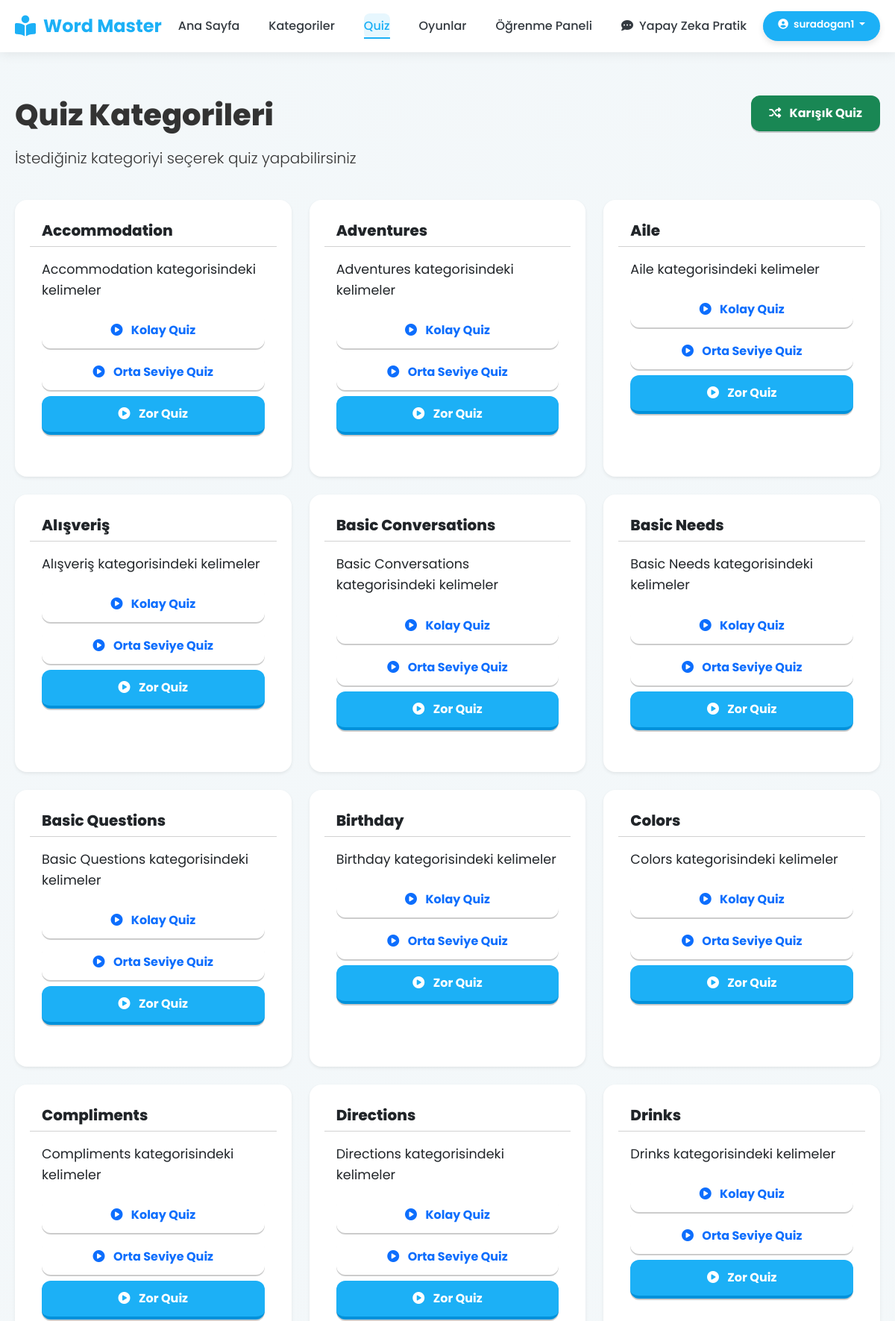
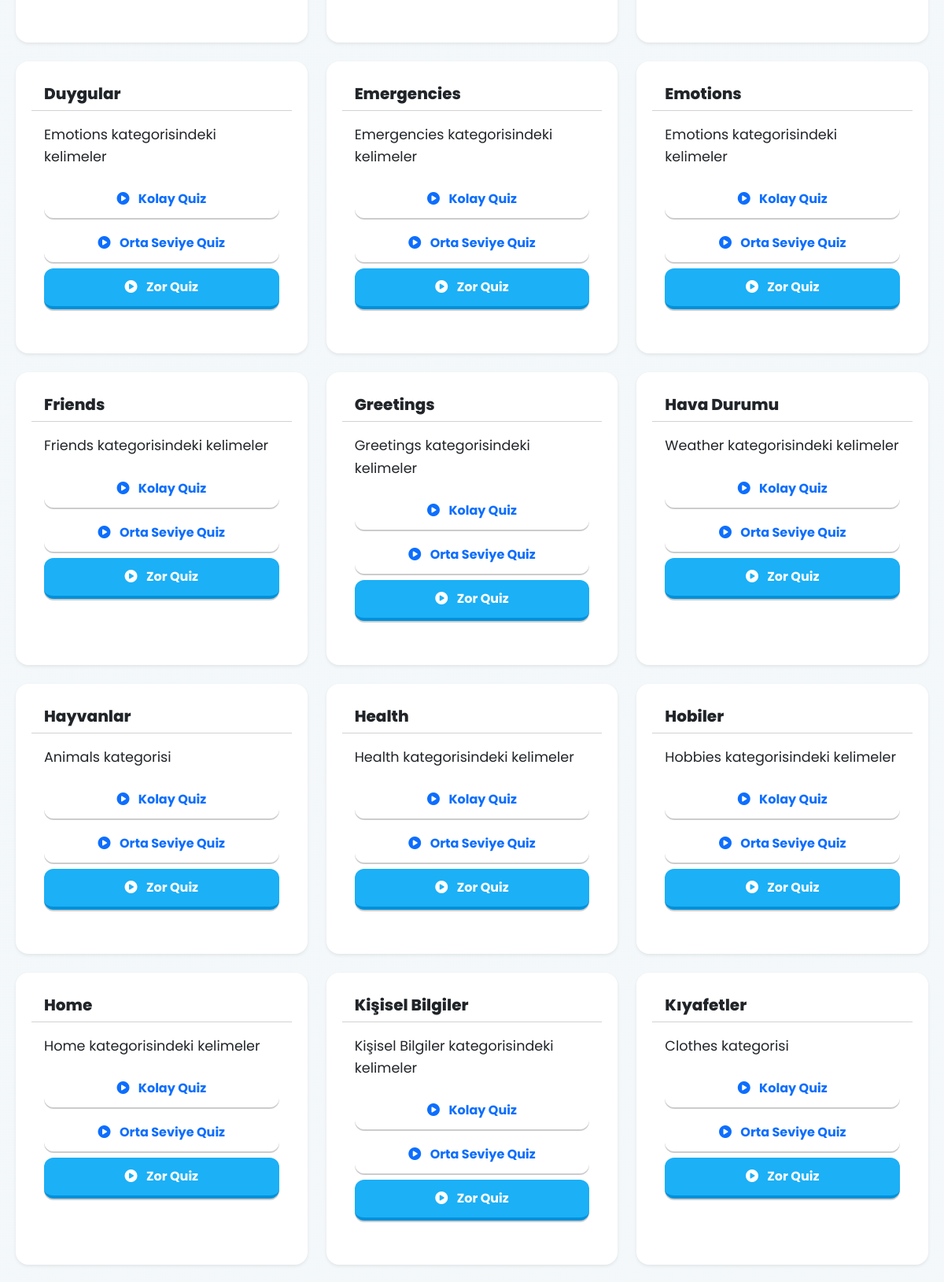
/quiz/ (signed in, upper part), run on the app's committed database (2 pictures, top to bottom).
### core/models.py (models this page shows, shortened)
class Category(models.Model):
    name = models.CharField(max_length=100)
    description = models.TextField(blank=True, null=True)
    image = models.ImageField(upload_to='category_images/', blank=True, null=True)
    created_at = models.DateTimeField(auto_now_add=True)
    difficulty_level = models.IntegerField(default=1)  # 1-5 zorluk seviyesi
    order = models.IntegerField(default=0)  # Kategorilerin sıralama düzeni
    mongo_id = models.CharField(max_length=24, blank=True, null=True, db_index=True)  # MongoDB ObjectId'yi saklamak için
    class Meta:
        verbose_name_plural = "Categories"
        ordering = ['order', 'difficulty_level', 'name']

### core/views.py (the view, shortened to what this page needs)
# urls.py: path('quiz/', quiz_categories, name='quiz_categories'),
@login_required
def quiz_categories(request):
    try:
        categories = Category.objects.all().order_by('difficulty_level', 'name')
        category_stats = {}
        if request.user.is_authenticated:
            previous_quizzes = Quiz.objects.filter(
                user=request.user,
                category__isnull=False
            ).order_by('-date_taken')
        context = {
            'categories': categories,
            'category_stats': category_stats,
            'page_title': 'Kategoriye Göre Quiz'
        }
        return render(request, 'core/quiz_categories.html', context)
    except Exception as e:
        logger.error(f"Quiz kategorileri görüntülenirken hata: {str(e)}")
        messages.error(request, f"Quiz kategorileri yüklenirken bir hata oluştu: {str(e)}")
        return redirect('home')

### core/templates/core/quiz_categories.html (shortened to what this page needs)
{% extends 'core/base.html' %}
{% load static %}
{% load custom_filters %}
{% block content %}
<div class="container my-5">
    <div class="row mb-4">
        <div class="col-md-8">
            <h1 class="mb-3">Quiz Kategorileri</h1>
            <p class="lead">İstediğiniz kategoriyi seçerek quiz yapabilirsiniz</p>
        </div>
        <div class="col-md-4 text-md-end">
            <a href="{% url 'quiz_start' %}" class="btn btn-success">
                <i class="fas fa-random me-2"></i> Karışık Quiz
            </a>
        </div>
    </div>
    <div class="row row-cols-1 row-cols-md-2 row-cols-lg-3 g-4">
        {% for category in categories %}
        {% with cat_id=category.id|stringformat:"s" %}
        <div class="col">
            <div class="card h-100 border-0 shadow-sm hover-card">
                <div class="card-header bg-transparent d-flex justify-content-between align-items-center">
                    <h5 class="card-title mb-0">{{ category.name }}</h5>
                </div>
                <div class="card-body">
                    <p class="card-text mb-3">
                        {% if category.description %}
                            {{ category.description|truncatechars:100 }}
                        {% else %}
                            {{ category.name }} kategorisinde quiz yapın ve bilginizi test edin.
                        {% endif %}
                    </p>
                    <div class="d-grid gap-2">
                        <a href="{% url 'quiz_start_category' category.id %}?level=1" class="btn btn-outline-primary">
                            <i class="fas fa-play-circle me-2"></i> Kolay Quiz
                        </a>
                        <a href="{% url 'quiz_start_category' category.id %}?level=2" class="btn btn-outline-primary">
                            <i class="fas fa-play-circle me-2"></i> Orta Seviye Quiz
                        </a>
                        <a href="{% url 'quiz_start_category' category.id %}?level=3" class="btn btn-primary">
                            <i class="fas fa-play-circle me-2"></i> Zor Quiz
                        </a>
                    </div>
                </div>
            </div>
        </div>
        {% endwith %}
        {% empty %}
        <div class="col-12">
            <div class="alert alert-info">
                <i class="fas fa-info-circle me-2"></i> Henüz kategori bulunmamaktadır.
            </div>
        </div>
        {% endfor %}
    </div>
</div>
{% endblock %}

### core/templates/core/base.html (shortened to what this page needs)
<!DOCTYPE html>
<html lang="tr">
<head>
    <link href="https://cdn.jsdelivr.net/npm/bootstrap@5.3.0/dist/css/bootstrap.min.css" rel="stylesheet">
    <link rel="stylesheet" href="https://cdnjs.cloudflare.com/ajax/libs/font-awesome/6.4.0/css/all.min.css">
    <link rel="stylesheet" href="https://unpkg.com/aos@next/dist/aos.css" />
    <link rel="stylesheet" href="/static/css/duolingo-style.css">
</head>
<body>
    <nav class="navbar">
        <div class="container navbar-container">
                        <a class="navbar-logo" href="{% url 'home' %}">                <i class="fas fa-book-reader"></i> Word Master            </a>                        <div class="navbar-menu">
                <a class="navbar-item {% if request.path == '/' %}active{% endif %}" href="{% url 'home' %}">Ana Sayfa</a>
                {% if user.is_authenticated %}
                    <a class="navbar-item {% if 'categories' in request.path %}active{% endif %}" href="{% url 'category_list' %}">Kategoriler</a>
                    <a class="navbar-item {% if 'quiz' in request.path %}active{% endif %}" href="{% url 'quiz_categories' %}">Quiz</a>
                    <a class="navbar-item {% if 'games' in request.path %}active{% endif %}" href="{% url 'game_menu' %}">Oyunlar</a>
                    <a class="navbar-item {% if 'learning-panel' in request.path %}active{% endif %}" href="{% url 'learning_panel' %}">Öğrenme Paneli</a>
                    <a class="navbar-item {% if 'chat-practice' in request.path %}active{% endif %}" href="{% url 'chat_practice' %}">
                        <i class="fas fa-comment-dots me-1"></i> Yapay Zeka Pratik
                    </a>
                {% else %}
                    <a class="navbar-item" href="/#features">Özellikler</a>
                    <a class="navbar-item" href="/#about">Hakkında</a>
                    <a class="navbar-item" href="/#contact">İletişim</a>
                {% endif %}
                </div>                        <div class="navbar-auth">
                {% if user.is_authenticated %}
                    <div class="dropdown">
                        <a class="btn btn-sm btn-primary dropdown-toggle" href="#" id="userDropdown" role="button" data-bs-toggle="dropdown">
                            <i class="fas fa-user-circle me-1"></i> {{ user.username }}
                        </a>
                    </div>
                {% else %}
                    <a href="{% url 'login' %}" class="btn btn-sm btn-secondary me-2">Giriş</a>
                    <a href="{% url 'register' %}" class="btn btn-sm btn-primary">Kayıt</a>
                {% endif %}
            </div>
        </div>
    </nav>
    <main>
        {% block content %}{% endblock %}
    </main>
</body>
</html>

### static/css/duolingo-style.css (style rules this page uses)
:root { --primary: #1cb0f6; --primary-hover: #0091da; --primary-disabled: #7fd5ff; --secondary: #fff; --text-primary: #333; --text-secondary: #777; --error: #ea2b2b; --warning: #ffc800; --correct: #1cb0f6; --border-radius: 12px; --font-family: 'Nunito', 'DIN Round Pro', sans-serif; --shadow: 0 2px 0 rgba(0, 0, 0, 0.2); --shadow-hover: 0 4px 0 rgba(0, 0, 0, 0.2); }
body { font-family: var(--font-family); color: var(--text-primary); background-color: #f9f9f9; margin: 0; padding: 0; line-height: 1.5; }
h1, h2, h3, h4, h5, h6 { font-weight: 800; line-height: 1.3; margin-bottom: 1rem; }
h1 { font-size: 2.5rem; }
p { font-size: 1.1rem; line-height: 1.6; }
.container { max-width: 1200px; margin: 0 auto; padding: 0 20px; }
.navbar { background-color: white; box-shadow: 0 2px 4px rgba(0, 0, 0, 0.1); padding: 12px 0; position: sticky; top: 0; z-index: 100; }
.navbar-container { display: flex; justify-content: space-between; align-items: center; }
.navbar-logo { font-size: 24px; font-weight: bold; color: var(--primary); text-decoration: none; }
.navbar-menu { display: flex; gap: 15px; align-items: center; }
.navbar-item { font-weight: bold; text-decoration: none; color: var(--text-primary); transition: all 0.2s; font-size: 1rem; padding: 6px 10px; border-radius: 8px; }
.navbar-item.active { color: var(--primary); background-color: rgba(28, 176, 246, 0.1); }
.navbar-auth { display: flex; align-items: center; }
.navbar-auth .btn { font-size: 0.85rem; padding: 6px 12px; }
.navbar-auth .dropdown-toggle { padding: 4px 10px; }
.btn { display: inline-block; font-weight: bold; text-align: center; padding: 12px 24px; border-radius: var(--border-radius); border: none; cursor: pointer; transition: all 0.2s; font-size: 16px; text-decoration: none; box-shadow: var(--shadow); position: relative; }
.btn-primary { background-color: var(--primary); color: white; border-bottom: 4px solid var(--primary-hover); }
.card { background-color: white; border-radius: var(--border-radius); box-shadow: 0 2px 8px rgba(0, 0, 0, 0.1); padding: 20px; margin-bottom: 20px; transition: all 0.3s; }

### core/templates/core/base.html (style rules this page uses)
:root { --primary: #1cb0f6; --primary-dark: #1184c1; --secondary: #4cc9f0; --secondary-dark: #3a8eba; --warning: #ff9600; --danger: #e74c3c; --light: #f8f9fa; --dark: #343a40; --gray: #f0f0f0; }
body { font-family: 'Poppins', sans-serif; background-color: #fafafa; overflow-x: hidden; position: relative; }
body::before { content: ''; position: fixed; top: 0; left: 0; width: 100%; height: 100%; background: linear-gradient(135deg, rgba(28, 176, 246, 0.03) 0%, rgba(76, 201, 240, 0.03) 100%); pointer-events: none; z-index: -1; }
.h-100 { height: 100px; }
.navbar { background-color: #fff; box-shadow: 0 2px 15px rgba(0, 0, 0, 0.08); padding: 15px 0; position: fixed; top: 0; width: 100%; z-index: 1000; }
.navbar-container { display: flex; align-items: center; justify-content: space-between; }
.navbar-logo { font-size: 24px; font-weight: 700; color: var(--primary); text-decoration: none; display: flex; align-items: center; }
.navbar-logo i { margin-right: 10px; font-size: 28px; }
.navbar-menu { display: flex; align-items: center; }
.navbar-item { margin: 0 12px; font-weight: 500; color: var(--dark); text-decoration: none; position: relative; padding: 5px 0; }
.navbar-item::after { content: ''; position: absolute; bottom: 0; left: 0; width: 0; height: 2px; background-color: var(--primary); }
.navbar-item:hover, .navbar-item.active { color: var(--primary); }
.navbar-item.active::after { width: 100%; }
.navbar-auth .btn { padding: 8px 20px; border-radius: 30px; font-weight: 600; box-shadow: 0 4px 8px rgba(0, 0, 0, 0.1); }
.navbar-auth .btn-primary { background-color: var(--primary); border-color: var(--primary); color: white; }
.card { border-radius: 16px; overflow: hidden; box-shadow: 0 8px 24px rgba(0, 0, 0, 0.08); border: none; }
main { padding-top: 80px; }

### core/templates/core/quiz_categories.html (style rules this page uses)
.hover-card { transition: transform 0.2s, box-shadow 0.2s; }

### data on the page
Category: name "Accommodation", description "Accommodation kategorisindeki kelimeler"
Category: name "Adventures", description "Adventures kategorisindeki kelimeler"
Category: name "Aile", description "Aile kategorisindeki kelimeler"
Category: name "Alışveriş", description "Alışveriş kategorisindeki kelimeler"
Category: name "Basic Conversations", description "Basic Conversations kategorisindeki kelimeler"
Category: name "Basic Needs", description "Basic Needs kategorisindeki kelimeler"
Category: name "Basic Questions", description "Basic Questions kategorisindeki kelimeler"
Category: name "Birthday", description "Birthday kategorisindeki kelimeler"
Category: name "Colors", description "Colors kategorisindeki kelimeler"
Category: name "Compliments", description "Compliments kategorisindeki kelimeler"
Category: name "Directions", description "Directions kategorisindeki kelimeler"
Category: name "Drinks", description "Drinks kategorisindeki kelimeler"
Category: name "Duygular", description "Emotions kategorisindeki kelimeler"
Category: name "Emergencies", description "Emergencies kategorisindeki kelimeler"
Category: name "Emotions", description "Emotions kategorisindeki kelimeler"
Category: name "Friends", description "Friends kategorisindeki kelimeler"
Category: name "Greetings", description "Greetings kategorisindeki kelimeler"
Category: name "Hava Durumu", description "Weather kategorisindeki kelimeler"
Category: name "Hayvanlar", description "Animals kategorisi"
Category: name "Health", description "Health kategorisindeki kelimeler"
Category: name "Hobiler", description "Hobbies kategorisindeki kelimeler"
Category: name "Home", description "Home kategorisindeki kelimeler"
Category: name "Kişisel Bilgiler", description "Kişisel Bilgiler kategorisindeki kelimeler"
Category: name "Kıyafetler", description "Clothes kategorisi"

### other printed values
{{ user.username }} "suradogan1"
